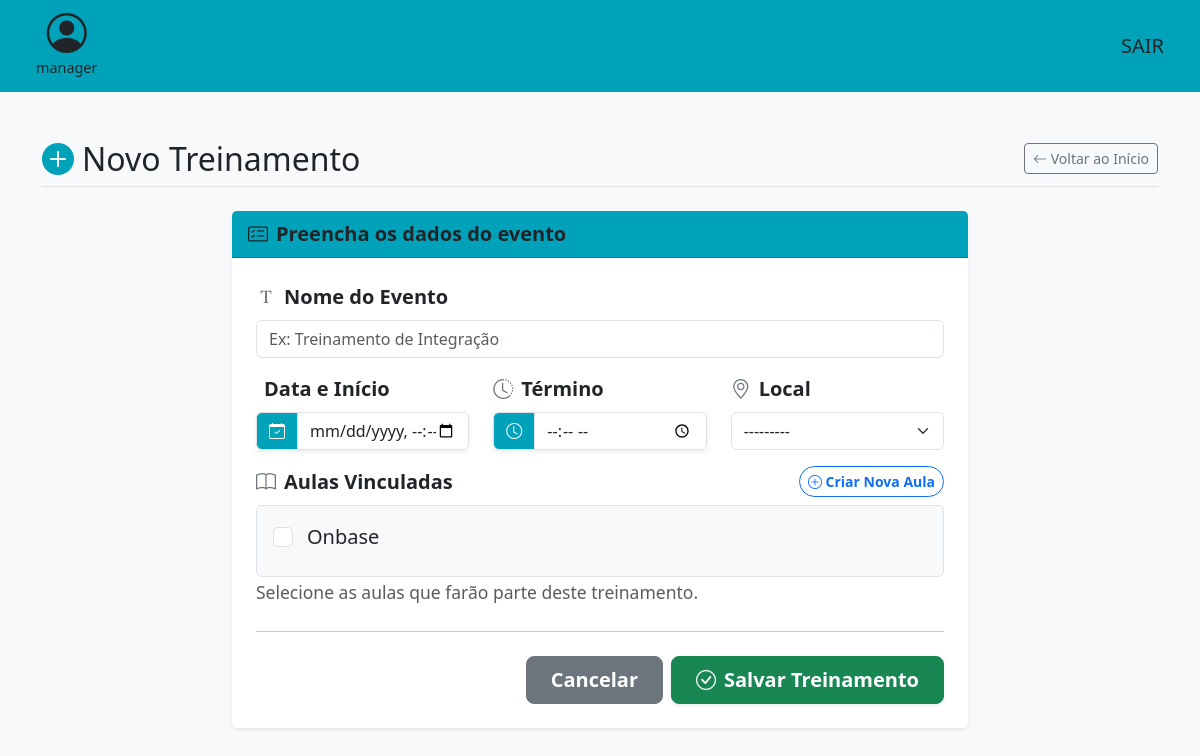
Before: /criar-evento/ (signed in) with the older database file.
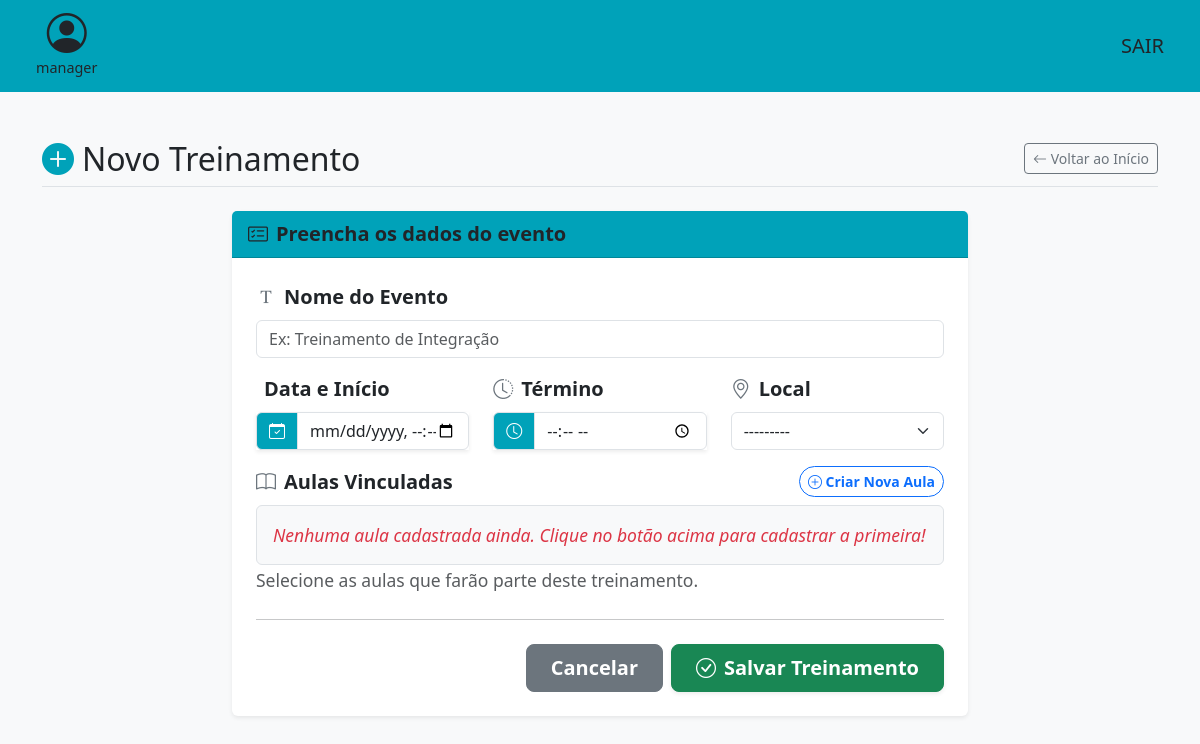
After: the same page with the newer database file.
### events/models.py (models this page shows)
class Aula(models.Model):
    nm_aula = models.CharField(max_length=150)
    descricao = models.CharField(max_length=200)
    palestrante = models.CharField(max_length=100)
    carga_horaria = models.TimeField(null=False)
    data_criacao = models.DateTimeField(auto_now_add=True,null=True,blank=True)
    horario_inicial_aula = models.TimeField(null=True,blank=True)
    horario_final_aula = models.TimeField(null=True,blank=True)
    def __str__(self):
        return self.nm_aula

### events/views.py (the view)
# urls.py: path('criar-evento/',criar_evento,name='criar-evento'),
@login_required(login_url="login/")
def criar_evento(request):
    if request.method == 'POST':
        form = CriarEventoForm(request.POST)
        if form.is_valid():
            erro_horario = validar_horario_fim_treinamento_cadastro(request, form.instance)
            if erro_horario:
                return render(request, 'events/criar-evento.html', {'form': form})
            treinamento = form.save(commit=False)
            treinamento.status = 'MARCADO'
            treinamento.usuario_cadastrante = request.user
            treinamento.save()
            form.save_m2m()
            messages.success(request, 'Novo evento cadastrado com sucesso!')
            return redirect('conferir-treinamento',treinamento_id=treinamento.id )
        else:
            if 'aulas' in form.errors:
                messages.error(request, 'Atenção: Você precisa selecionar pelo menos uma Aula Vinculada para criar o treinamento!')
            else:
                messages.error(request, 'Atenção: Insira uma data e horário para inicio e fim do treinamento.')
    else:
        form = CriarEventoForm()
    return render(request,'events/criar-evento.html',{'form':form})

### templates/events/criar-evento.html (shortened to what the changed rows need)
<!DOCTYPE html>
<html lang="pt-br">
<head>
    <link href="https://cdn.jsdelivr.net/npm/bootstrap@5.3.2/dist/css/bootstrap.min.css" rel="stylesheet">
    <link href="https://cdn.jsdelivr.net/npm/bootstrap-icons@1.11.1/font/bootstrap-icons.css" rel="stylesheet">
    <link rel="stylesheet" href="https://cdn.jsdelivr.net/npm/flatpickr/dist/flatpickr.min.css">
    <link rel="stylesheet" type="text/css" href="https://npmcdn.com/flatpickr/dist/themes/airbnb.css">
</head>
<body class="bg-light">
    <div class="container mt-5">
        <div class="d-flex justify-content-between align-items-center mb-4 border-bottom pb-2">
            <h2 class="m-0"><i class="bi bi-plus-circle-fill text-custom-teal me-2"></i>Novo Treinamento</h2>
        </div>
        <div class="row justify-content-center">
            <div class="col-md-8">
                <div class="card shadow-sm border-0">
                    <div class="card-body p-4 fs-5">
                        <form method="POST" id="form-criar-evento">
                            <div class="mb-4">
                                <div class="bg-light border rounded p-3">
                                    {% for checkbox in form.aulas %}
                                        <div class="form-check mb-2">
                                            {{ checkbox.tag }}
                                            <label class="form-check-label ms-1" for="{{ checkbox.id_for_label }}">
                                                {{ checkbox.choice_label }}
                                            </label>
                                        </div>
                                    {% empty %}
                                        <div class="text-danger small fst-italic">
                                            Nenhuma aula cadastrada ainda. Clique no botão acima para cadastrar a primeira!
                                        </div>
                                    {% endfor %}
                                </div>
                            </div>
                        </form>
                    </div>
                </div>
            </div>
        </div>
    </div>
</body>
</html>

Changed rows visible on the page:
no longer on this page (row edited): Aula: choice_label "Onbase"
Other visible differences:
text now shown: "Nenhuma aula cadastrada ainda. Clique no botão acima para cadastrar a primeira!"
